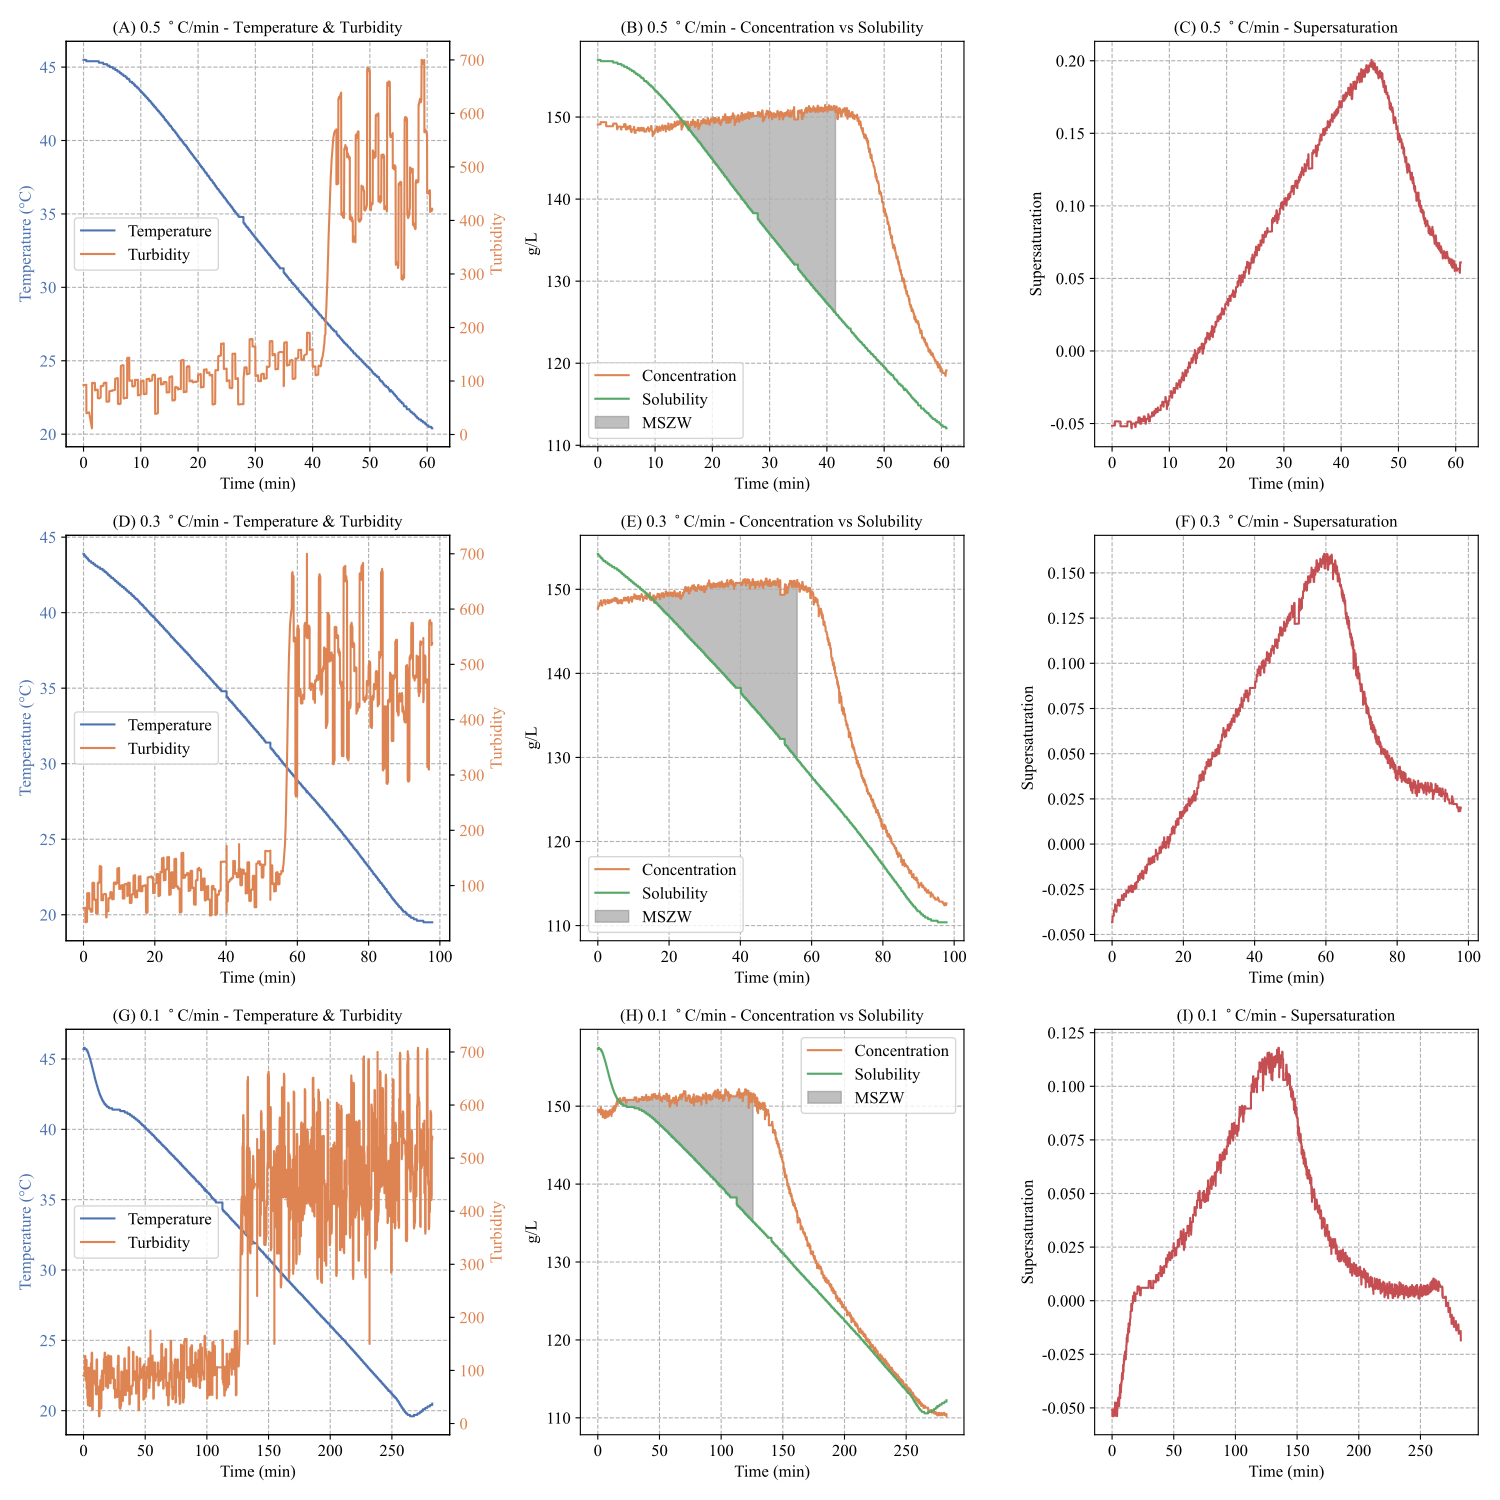

This chart was generated by the following Python code:
import pandas as pd
import matplotlib.pyplot as plt
import os
import numpy as np
import seaborn as sns
from datetime import datetime
import re
import string

# --- Setup Paths and Plotting Style ---
folder_path = '/home/kemove/WorkpaceP2/junjie/K2SO4Ultrasound/PotassiumSulfate/verification/turbidity'
save_path = '/home/kemove/WorkpaceP2/junjie/K2SO4Ultrasound/PotassiumSulfate/verification/turbidity'
plt.rcParams['font.family'] = 'Times New Roman'
plt.rcParams['axes.unicode_minus'] = False
plt.rcParams['font.size'] = 12
plt.rcParams['axes.titlesize'] = 12
plt.rcParams['axes.labelsize'] = 12
plt.rcParams['xtick.labelsize'] = 12
plt.rcParams['ytick.labelsize'] = 12
plt.rcParams['legend.fontsize'] = 12
c = sns.color_palette("deep")
letters = list(string.ascii_uppercase) 

# --- Helper Function to Sort Files ---
def extract_suffix_number(filename):
    """Extracts the numerical suffix from a filename for sorting."""
    match = re.search(r'_([\d.]+)(?=\.csv$)', filename)
    return float(match.group(1)) if match else float('inf')

# --- Load and Process Data ---
csv_files = [f for f in os.listdir(folder_path) if f.endswith('.csv')]
# 可选：排除已知的汇总/统计文件，避免列缺失报错
exclude_patterns = {'mszw_summary.csv'}
csv_files = [f for f in csv_files if f not in exclude_patterns]
csv_files.sort(key=extract_suffix_number, reverse=True)

dataframes = {}
required_cols = {'Time', 'Temperature', 'Concentration', 'Solubility (g/L)', 'Supersaturation_ln', 'Turbidity'}

for file in csv_files:
    csv_file = os.path.join(folder_path, file)
    try:
        df = pd.read_csv(csv_file)
    except Exception as e:
        print(f"读取失败，跳过 {file}: {e}")
        continue

    missing = required_cols - set(df.columns)
    if missing:
        print(f"跳过 {file}，缺少列: {missing}")
        continue

    # 若 Time 已经是 datetime 则直接使用；否则转换
    if not pd.api.types.is_datetime64_any_dtype(df['Time']):
        try:
            df['Time'] = pd.to_datetime(df['Time'])
        except Exception as e:
            print(f"无法解析 Time 列，跳过 {file}: {e}")
            continue

    # 若文件已含 Time_elapsed 就复用；否则重新计算（以首行时间为零点，分钟）
    if 'Time_elapsed' not in df.columns:
        start_time = df['Time'].iloc[0]
        df['Time_elapsed'] = (df['Time'] - start_time).dt.total_seconds() / 60

    filename_no_ext = os.path.splitext(file)[0]
    dataframes[f'df_{filename_no_ext}'] = df

# --- Plotting ---
num_dfs = len(dataframes)
if num_dfs > 0:
    fig, ax = plt.subplots(num_dfs, 3, figsize=(15, 5 * num_dfs), sharex=False, squeeze=False)

    for i, (key, df) in enumerate(dataframes.items()):
        rate_match = re.search(r'_([\d.]+)$', key ) # $ 表示字符串结尾
        rate = float(rate_match.group(1)) if rate_match else None
        # # 1. Plot Temperature
        # ax[i, 0].plot(df['Time_elapsed'], df['Temperature'], color=c[0],label='Temperature')
        # # ax[i, 0].set_title(f'{key} - Temperature')
        # # ax[i, 0].set_xlabel('Time elapsed (minutes)')
        # ax[i, 0].set_ylabel('Temperature (°C)')
        # ax[i, 0].grid(True, linestyle='--')
# 画主轴：温度
        temp_line, = ax[i, 0].plot(df['Time_elapsed'], df['Temperature'], color=c[0], label='Temperature')
        ax[i, 0].set_title(f'({letters[i * 3 + 0]}) {rate} $^\circ$C/min - Temperature & Turbidity')
        ax[i, 0].set_xlabel('Time (min)')
        ax[i, 0].set_ylabel('Temperature (°C)', color=c[0])
        ax[i, 0].tick_params(axis='y', labelcolor=c[0])
        ax[i, 0].grid(True, linestyle='--')

        # 画副轴：浊度
        ax2 = ax[i, 0].twinx()
        turb_line, = ax2.plot(df['Time_elapsed'], df['Turbidity'], color=c[1], label='Turbidity')
        ax2.set_ylabel('Turbidity', color=c[1])
        ax2.tick_params(axis='y', labelcolor=c[1])

        # 合并 legend
        lines = [temp_line, turb_line]
        labels = [line.get_label() for line in lines]
        ax[i, 0].legend(lines, labels, loc='center left')  # 或 loc='best'


        # 2. Plot Concentration, Solubility, and MSZW
        ax[i, 1].plot(df['Time_elapsed'], df['Concentration'], label='Concentration', color=c[1])
        ax[i, 1].plot(df['Time_elapsed'], df['Solubility (g/L)'], label='Solubility', color=c[2])


        # 设置对应速率下的成核温度 threshold_temp
        threshold_temp = None
        if rate == 0.5:
            threshold_temp = 28
        elif rate == 0.3:
            threshold_temp = 30
        elif rate == 0.1:
            threshold_temp = 33
        # print(rate)
        # print(threshold_temp)
        # 获取成核时间（温度首次低于 threshold_temp 的时间）
        if threshold_temp is not None:
            below_threshold = df[df['Temperature'] <= threshold_temp]
            if not below_threshold.empty:
                t_nucleation = below_threshold['Time_elapsed'].iloc[0]
            else:
                t_nucleation = df['Time_elapsed'].max()
        else:
            t_nucleation = df['Time_elapsed'].max()

        # 创建布尔掩码：过饱和 + 时间小于成核时间
        conc_mask = df['Concentration'] > df['Solubility (g/L)']
        time_mask = df['Time_elapsed'] <= t_nucleation
        metastable_mask = conc_mask & time_mask  # 是一个和 df 一样长的 Boolean Series

        # 填充图中灰色区域表示 MSZW
        ax[i, 1].fill_between(df['Time_elapsed'],
                            df['Concentration'],
                            df['Solubility (g/L)'],
                            where=metastable_mask,
                            color='gray',
                            alpha=0.5,
                            label='MSZW')

        
        ax[i, 1].set_title(f'({letters[i * 3 + 1]}) {rate} $^\circ$C/min - Concentration vs Solubility')
        ax[i, 1].set_xlabel('Time (min)')
        ax[i, 1].set_ylabel('g/L')
        ax[i, 1].grid(True, linestyle='--')
        ax[i, 1].legend()

        # 3. Plot Supersaturation
        ax[i, 2].plot(df['Time_elapsed'], df['Supersaturation_ln'], color=c[3])
        ax[i, 2].set_title(f'({letters[i * 3 + 2]}) {rate} $^\circ$C/min - Supersaturation')
        ax[i, 2].set_xlabel('Time (min)')
        ax[i, 2].set_ylabel('Supersaturation')
        ax[i, 2].grid(True, linestyle='--')

    plt.tight_layout()
    plt.savefig('verification.tif',dpi=300)
    plt.savefig('vertification.pdf')
    plt.show()

else:
    print(f"No CSV files found in the directory: {folder_path}")
